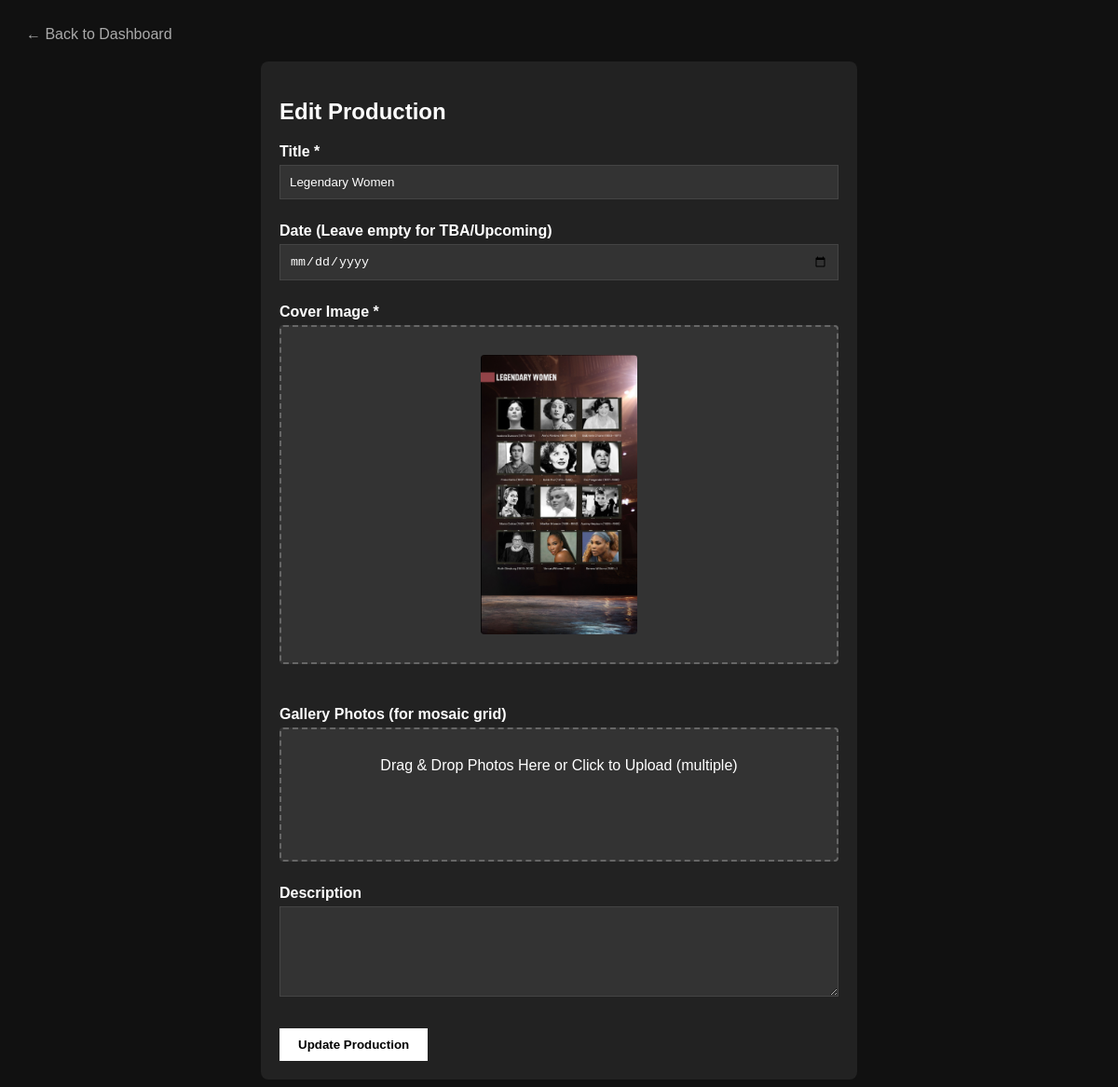
/admin/edit_production.php?id=1 (signed in), run on the app's committed database.
### tables this page shows
CREATE TABLE `productions` (
  `id` int(11) NOT NULL,
  `title` varchar(255) NOT NULL,
  `date` date DEFAULT NULL,
  `image_url` varchar(255) NOT NULL,
  `description` text DEFAULT NULL,
  `created_at` timestamp NOT NULL DEFAULT current_timestamp(),
  `slug` varchar(100) DEFAULT NULL,
  `tagline` varchar(255) DEFAULT NULL,
  `gallery_images` text DEFAULT NULL
);

### admin/edit_production.php (the view, shortened to what this page needs)
<?php
require_once __DIR__ . '/../config/database.php';
$production = null;
$id = $_GET['id'] ?? null;
if ($pdo) {
    $stmt = $pdo->prepare("SELECT * FROM productions WHERE id = ?");
    $stmt->execute([$id]);
    $production = $stmt->fetch();
}
?>
<!DOCTYPE html>
<html lang="en">
<head>
    <link rel="stylesheet" href="../css/admin.css">
</head>
<body class="dashboard-body">
    <a href="index.php" class="back">&larr; Back to Dashboard</a>
    <div class="form-box">
        <h2>Edit Production</h2>
        <form method="post">
            <label>Title *</label>
            <input type="text" name="title" value="<?= htmlspecialchars($production['title']) ?>" required>
            <label>Date (Leave empty for TBA/Upcoming)</label>
            <input type="date" name="date" value="<?= $production['date'] ? htmlspecialchars($production['date']) : '' ?>">
            <label>Cover Image *</label>
            <div id="drop-zone" class="drop-zone">
                <img id="image_preview" src="<?= $production['image_url'] ? '../' . htmlspecialchars($production['image_url']) : '' ?>" style="<?= $production['image_url'] ? 'display:block;' : 'display:none;' ?>" alt="Preview">
            </div>
            <div class="history-gallery" id="history_gallery">
            </div>
            <label>Gallery Photos (for mosaic grid)</label>
            <div id="gallery-drop-zone" class="drop-zone" style="min-height:80px;">
                <span class="drop-text">Drag & Drop Photos Here or Click to Upload (multiple)</span>
            </div>
            <label>Description</label>
            <textarea name="description" rows="5"><?= htmlspecialchars($production['description'] ?? '') ?></textarea>
            <button type="submit">Update Production</button>
        </form>
    </div>
</body>
</html>

### css/admin.css (style rules this page uses)
:root { --bg-main: #111; --bg-secondary: #222; --bg-tertiary: #333; --bg-highlight: #444; --text-main: #fff; --text-muted: #aaa; --text-button: #000; --border-color: #444; --border-dashed: #666; --border-divider: #333; --accent-color: #fff; --success-color: #55ff55; --error-color: #ff5555; }
body { font-family: sans-serif; background: var(--bg-main); color: var(--text-main); }
input[type="text"], input[type="password"], input[type="date"], textarea { width: 100%; padding: 10px; margin-top: 5px; margin-bottom: 10px; border: 1px solid var(--border-color); background: var(--bg-tertiary); color: var(--text-main); box-sizing: border-box; }
button { background: var(--accent-color); color: var(--text-button); padding: 10px 20px; border: none; cursor: pointer; font-weight: bold; width: 100%; margin-top: 10px; }
.dashboard-body { padding: 20px; }
a { color: var(--text-muted); text-decoration: none; }
.form-box { background: var(--bg-secondary); padding: 20px; max-width: 600px; margin: 0 auto; border-radius: 8px; }
label { display: block; margin-top: 15px; font-weight: bold; }
a.back { display: inline-block; margin-bottom: 20px; color: var(--text-muted); text-decoration: none; }
.form-box button { width: auto; margin-top: 20px; }
.drop-zone { border: 2px dashed var(--border-dashed); padding: 30px; text-align: center; cursor: pointer; background: var(--bg-tertiary); margin-top: 5px; border-radius: 4px; transition: border 0.3s; }
.drop-zone img { max-width: 100%; max-height: 300px; border-radius: 4px; margin: 0 auto; }
.history-gallery { display: flex; gap: 10px; overflow-x: auto; padding: 10px 0; margin-top: 10px; }

### data on the page
productions: title "Legendary Women", image_url (picture)
